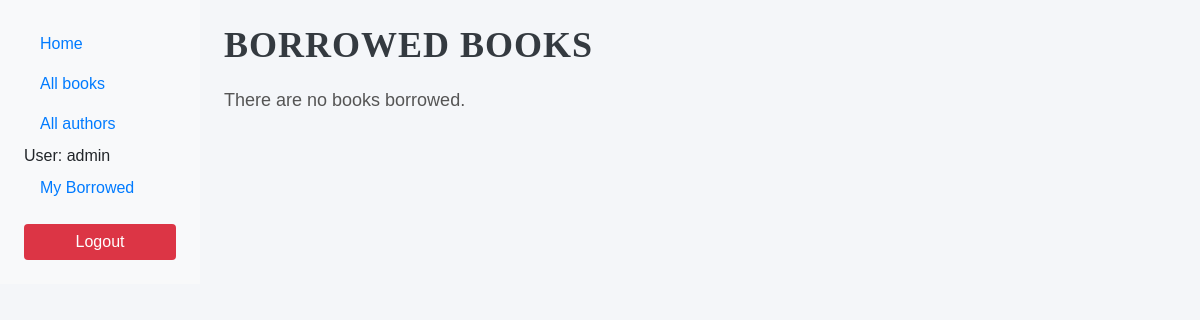
The page /catalog/mybooks/ (signed in) on the database as committed earlier.
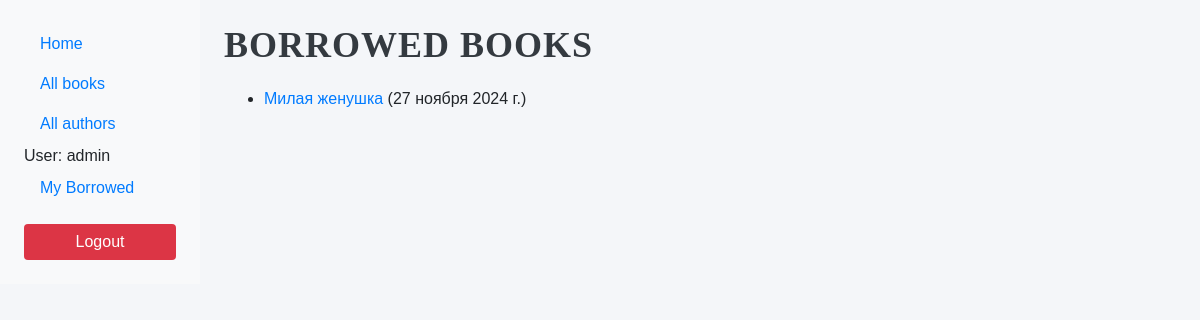
The same page on the database as committed later.
### catalog/models.py (models this page shows, shortened)
class BookInstance(models.Model):
    id = models.UUIDField(primary_key=True, default=uuid.uuid4, help_text="Unique ID for this particular book across whole library")
    book = models.ForeignKey('Book', on_delete=models.SET_NULL, null=True)
    imprint = models.CharField(max_length=200)
    due_back = models.DateField(null=True, blank=True)
    LOAN_STATUS = (
        ('m', 'Maintenance'),
        ('o', 'On loan'),
        ('a', 'Available'),
        ('r', 'Reserved'),
    )
    status = models.CharField(max_length=1, choices=LOAN_STATUS, blank=True, default='m', help_text='Book availability')
    borrower = models.ForeignKey(User, on_delete=models.SET_NULL, null=True, blank=True)
    class Meta:
        ordering = ["due_back"]
        permissions = (("can_mark_returned", "Set book as returned"),)
    @property
    def is_overdue(self):
        if self.due_back and date.today() > self.due_back:
            return True
        return False

class Book(models.Model):
    title = models.CharField(max_length=200)
    author = models.ForeignKey('Author', on_delete=models.SET_NULL, null=True)
    summary = models.TextField(max_length=1000, help_text="Enter a brief description of the book")
    isbn = models.CharField('ISBN',max_length=13, help_text='13 Character <a href="https://www.isbn-international.org/content/what-isbn">ISBN number</a>')
    genre = models.ManyToManyField(Genre, help_text="Select a genre for this book")
    def display_genre(self):
        """
        Creates a string for the Genre. This is required to display genre in Admin.
        """
        return ', '.join([ genre.name for genre in self.genre.all()[:3] ])
    display_genre.short_description = 'Genre'

### catalog/views.py (the view)
# urls.py: path('mybooks/', views.LoanedBooksByUserListView.as_view(), name='my-borrowed'),
class LoanedBooksByUserListView(LoginRequiredMixin,generic.ListView):
    model = BookInstance
    template_name ='catalog/bookinstance_list_borrowed_user.html'
    paginate_by = 10
    def get_queryset(self):
        return BookInstance.objects.filter(borrower=self.request.user).filter(status__exact='o').order_by('due_back')

### catalog/templates/catalog/bookinstance_list_borrowed_user.html
{% extends "base_generic.html" %}
{% block content %}
    <h1>Borrowed books</h1>
    {% if bookinstance_list %}
    <ul>
      {% for bookinst in bookinstance_list %}
      <li class="{% if bookinst.is_overdue %}text-danger{% endif %}">
        <a href="{% url 'book-detail' bookinst.book.pk %}">{{bookinst.book.title}}</a> ({{ bookinst.due_back }})
      </li>
      {% endfor %}
    </ul>
    {% else %}
      <p>There are no books borrowed.</p>
    {% endif %}
{% endblock %}

Rows that differ between the two databases and show on the page:
now on this page (row edited): BookInstance: book "Милая женушка", due_back "27 ноября 2024 г."
Other text that changed with them:
text no longer shown: "There are no books borrowed."
